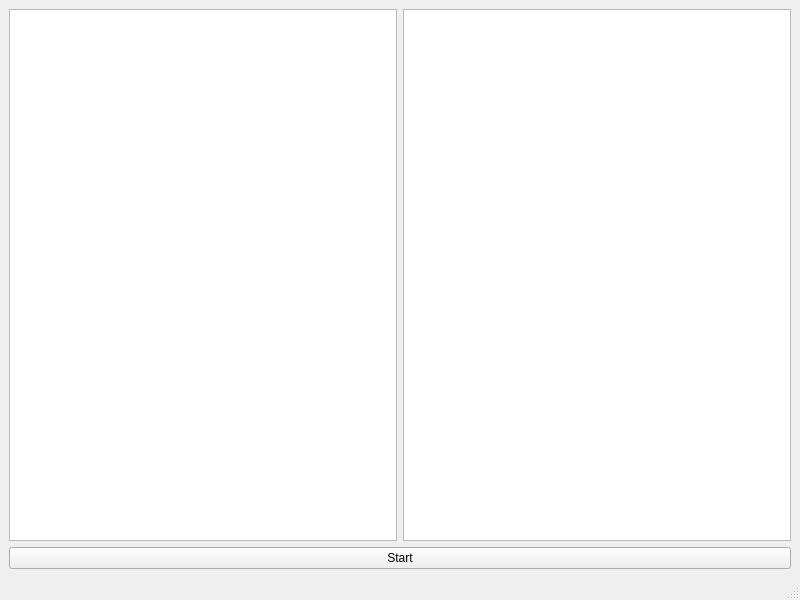
<?xml version="1.0" encoding="UTF-8"?>
<ui version="4.0">
 <class>MainWindow</class>
 <widget class="QMainWindow" name="MainWindow">
  <property name="geometry">
   <rect>
    <x>0</x>
    <y>0</y>
    <width>800</width>
    <height>600</height>
   </rect>
  </property>
  <property name="windowTitle">
   <string>MainWindow</string>
  </property>
  <widget class="QWidget" name="centralwidget">
   <layout class="QGridLayout" name="gridLayout">
    <item row="0" column="0">
     <widget class="QTextBrowser" name="textBrowserIn"/>
    </item>
    <item row="0" column="1">
     <widget class="QTextBrowser" name="textBrowserOut"/>
    </item>
    <item row="1" column="0" colspan="2">
     <widget class="QPushButton" name="pushButton">
      <property name="text">
       <string>Start</string>
      </property>
     </widget>
    </item>
   </layout>
  </widget>
  <widget class="QMenuBar" name="menubar">
   <property name="geometry">
    <rect>
     <x>0</x>
     <y>0</y>
     <width>800</width>
     <height>21</height>
    </rect>
   </property>
  </widget>
  <widget class="QStatusBar" name="statusbar"/>
 </widget>
 <resources/>
 <connections/>
</ui>
